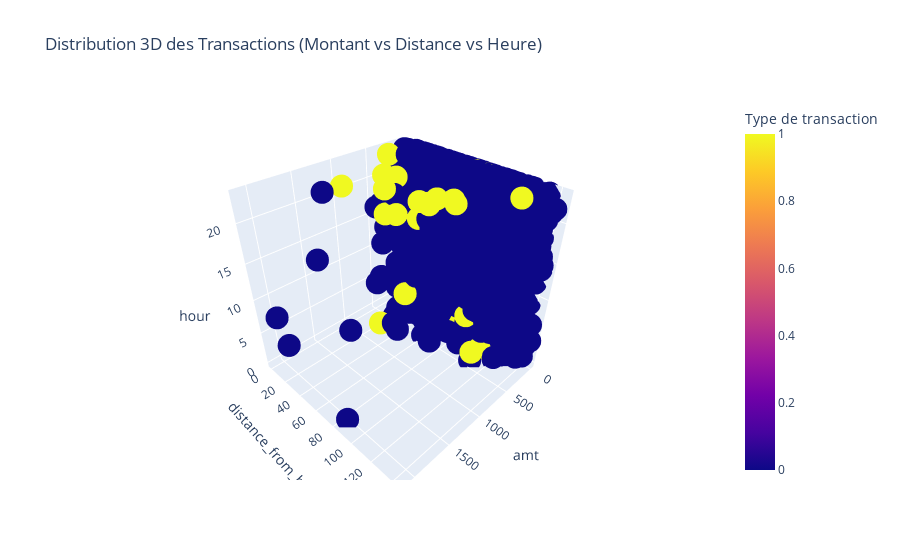
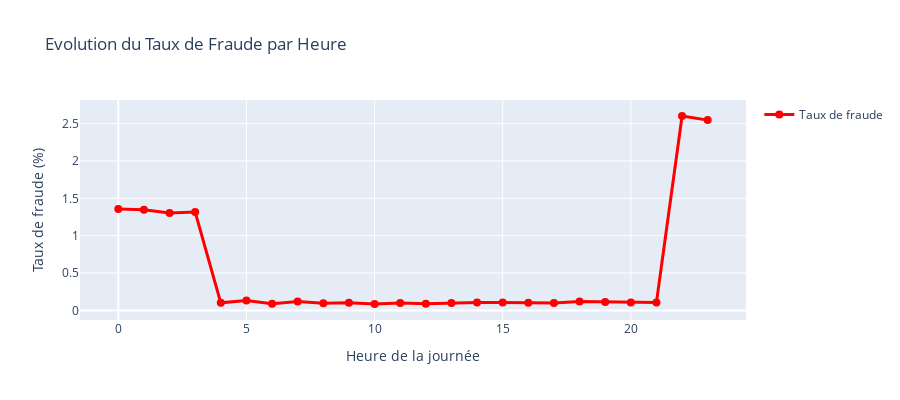

The cell these charts' notebook holds for them, in order:
### Markdown cell above
## 6. Visualisations Avancées

### Code cell
# Visualisations interactives avec Plotly
import plotly.express as px
import plotly.graph_objects as go
from plotly.subplots import make_subplots

# 1. Distribution 3D des transactions
fig = px.scatter_3d(
    df.sample(5000), 
    x='amt', 
    y='distance_from_home', 
    z='hour',
    color='is_fraud',
    color_discrete_map={0: 'blue', 1: 'red'},
    title='Distribution 3D des Transactions (Montant vs Distance vs Heure)',
    labels={'is_fraud': 'Type de transaction'}
)
fig.show()

# 2. Corrélation des caractéristiques
numerical_features = ['amt', 'age', 'distance_from_home', 'trans_count', 'amt_mean', 
                     'unique_categories', 'unique_merchants', 'amt_deviation', 'is_fraud']

plt.figure(figsize=(12, 10))
correlation_matrix = df[numerical_features].corr()
mask = np.triu(np.ones_like(correlation_matrix, dtype=bool))

sns.heatmap(correlation_matrix, mask=mask, annot=True, cmap='coolwarm', center=0,
            square=True, linewidths=0.5, cbar_kws={"shrink": .8})
plt.title('Matrice de Corrélation des Caractéristiques')
plt.tight_layout()
plt.show()

# 3. Analyse géographique des fraudes
fig = px.scatter_mapbox(
    df[df['is_fraud'] == 1].sample(1000),
    lat='merch_lat',
    lon='merch_long',
    color='amt',
    size='amt',
    hover_data=['category', 'state'],
    color_continuous_scale='Reds',
    title='Répartition Géographique des Fraudes',
    mapbox_style='open-street-map',
    height=600
)
fig.show()

# 4. Distribution des montants avec violin plots
plt.figure(figsize=(15, 8))

plt.subplot(2, 2, 1)
sns.violinplot(data=df.sample(10000), x='is_fraud', y='amt')
plt.title('Distribution des Montants par Type de Transaction')
plt.ylabel('Montant ($)')

plt.subplot(2, 2, 2)
sns.violinplot(data=df.sample(10000), x='is_fraud', y='distance_from_home')
plt.title('Distribution des Distances par Type de Transaction')
plt.ylabel('Distance (km)')

plt.subplot(2, 2, 3)
sns.violinplot(data=df.sample(10000), x='is_fraud', y='time_since_last_trans')
plt.title('Temps depuis la dernière transaction')
plt.ylabel('Heures')
plt.ylim(0, 100)  # Limite pour la lisibilité

plt.subplot(2, 2, 4)
sns.violinplot(data=df.sample(10000), x='is_fraud', y='amt_deviation')
plt.title('Déviation du montant moyen')
plt.ylabel('Déviation ($)')

plt.tight_layout()
plt.show()

# 5. Analyse des patterns temporels avec Plotly
hourly_fraud_rate = df.groupby('hour')['is_fraud'].agg(['count', 'sum']).reset_index()
hourly_fraud_rate['fraud_rate'] = (hourly_fraud_rate['sum'] / hourly_fraud_rate['count']) * 100

fig = go.Figure()
fig.add_trace(go.Scatter(
    x=hourly_fraud_rate['hour'],
    y=hourly_fraud_rate['fraud_rate'],
    mode='lines+markers',
    name='Taux de fraude',
    line=dict(color='red', width=3),
    marker=dict(size=8)
))

fig.update_layout(
    title='Evolution du Taux de Fraude par Heure',
    xaxis_title='Heure de la journée',
    yaxis_title='Taux de fraude (%)',
    showlegend=True,
    height=400
)
fig.show()

### Figure 1 — Plotly figure (JSON) as saved in the notebook; plotly's stock layout.template omitted (floating-point values rounded to 4 significant figures; data arrays with more than 128 entries replaced by an {"elided": "..."} marker saying what was removed)
{"data": [{"hovertemplate": "amt=%{x}<br>distance_from_home=%{y}<br>hour=%{z}<br>Type de transaction=%{marker.color}<extra></extra>", "legendgroup": "", "marker": {"color": {"elided": "5000 int values"}, "coloraxis": "coloraxis", "symbol": "circle"}, "mode": "markers", "name": "", "scene": "scene", "showlegend": false, "type": "scatter3d", "x": {"elided": "5000 float values"}, "y": {"elided": "5000 float values"}, "z": {"elided": "5000 int values"}}], "layout": {"coloraxis": {"colorbar": {"title": {"text": "Type de transaction"}}, "colorscale": [[0, "#0d0887"], [0.1111, "#46039f"], [0.2222, "#7201a8"], [0.3333, "#9c179e"], [0.4444, "#bd3786"], [0.5556, "#d8576b"], [0.6667, "#ed7953"], [0.7778, "#fb9f3a"], [0.8889, "#fdca26"], [1, "#f0f921"]]}, "legend": {"tracegroupgap": 0}, "scene": {"domain": {"x": [0, 1], "y": [0, 1]}, "xaxis": {"title": {"text": "amt"}}, "yaxis": {"title": {"text": "distance_from_home"}}, "zaxis": {"title": {"text": "hour"}}}, "title": {"text": "Distribution 3D des Transactions (Montant vs Distance vs Heure)"}}}

### Figure 2 — Plotly figure (JSON) as saved in the notebook; plotly's stock layout.template omitted (floating-point values rounded to 4 significant figures)
{"data": [{"line": {"color": "red", "width": 3}, "marker": {"size": 8}, "mode": "lines+markers", "name": "Taux de fraude", "type": "scatter", "x": [0, 1, 2, 3, 4, 5, 6, 7, 8, 9, 10, 11, 12, 13, 14, 15, 16, 17, 18, 19, 20, 21, 22, 23], "y": [1.357, 1.348, 1.304, 1.317, 0.1018, 0.1331, 0.0894, 0.1194, 0.09752, 0.1013, 0.08621, 0.09806, 0.09004, 0.1005, 0.1074, 0.107, 0.1029, 0.1005, 0.118, 0.1124, 0.1053, 0.1077, 2.601, 2.546]}], "layout": {"height": 400, "showlegend": true, "title": {"text": "Evolution du Taux de Fraude par Heure"}, "xaxis": {"title": {"text": "Heure de la journée"}}, "yaxis": {"title": {"text": "Taux de fraude (%)"}}}}
